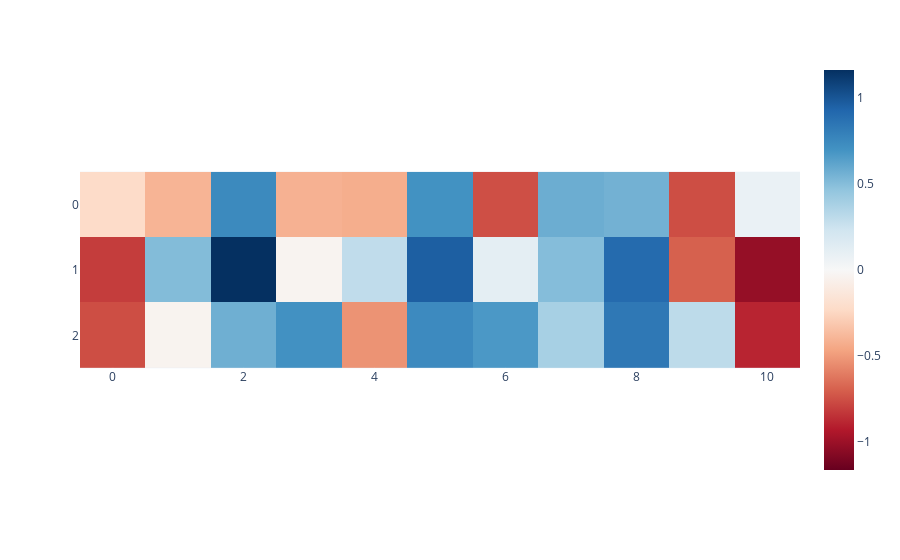

Source (notebook cell):
### Code cell
imshow(res, y = [0,1,2])

### Figure 1 — Plotly figure (JSON) as saved in the notebook; plotly's stock layout.template omitted (floating-point values rounded to 4 significant figures)
{"data": [{"coloraxis": "coloraxis", "hovertemplate": "x: %{x}<br>y: %{y}<br>color: %{z}<extra></extra>", "name": "0", "type": "heatmap", "xaxis": "x", "y": [0, 1, 2], "yaxis": "y", "z": [[-0.2236, -0.4002, 0.7449, -0.4133, -0.4279, 0.7054, -0.7526, 0.5784, 0.5579, -0.7579, 0.08167], [-0.812, 0.5087, 1.164, -0.0352, 0.2952, 0.9635, 0.1186, 0.5042, 0.9069, -0.6961, -1.023], [-0.7574, -0.03719, 0.5679, 0.7085, -0.5264, 0.7429, 0.6745, 0.3867, 0.837, 0.3061, -0.8933]]}], "layout": {"coloraxis": {"cmid": 0, "colorscale": [[0, "rgb(103,0,31)"], [0.1, "rgb(178,24,43)"], [0.2, "rgb(214,96,77)"], [0.3, "rgb(244,165,130)"], [0.4, "rgb(253,219,199)"], [0.5, "rgb(247,247,247)"], [0.6, "rgb(209,229,240)"], [0.7, "rgb(146,197,222)"], [0.8, "rgb(67,147,195)"], [0.9, "rgb(33,102,172)"], [1, "rgb(5,48,97)"]]}, "margin": {"t": 60}, "xaxis": {"anchor": "y", "constrain": "domain", "domain": [0, 1], "scaleanchor": "y"}, "yaxis": {"anchor": "x", "autorange": "reversed", "constrain": "domain", "domain": [0, 1]}}}
